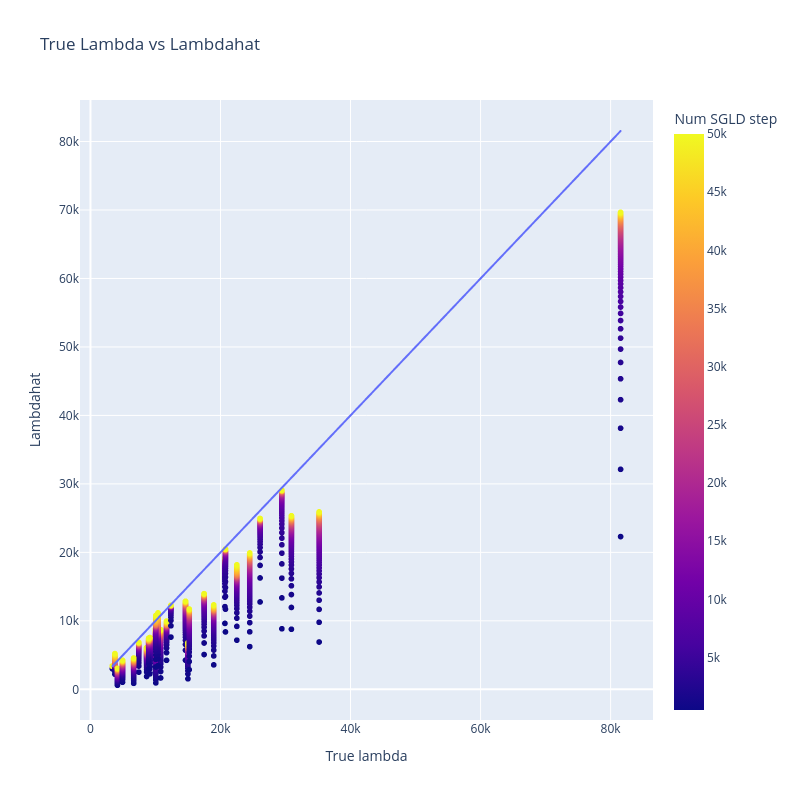

The code cell stored with this chart in its notebook:
### Markdown cell above
## Effects of `sgld_config.num_steps`

### Code cell
s = 500
burn_in = 0
sgld_num_steps = sample_doc["config"]["sgld_config"]["num_steps"]
n = sample_doc["config"]["num_training_data"]
data = []

# df = df_data[~np.isnan(df_data["lambdahat"])]
df = df_data

for i, row in df.iterrows():
    expt_id = row["_id"]
    trace = row["loss_trace"]
    init_loss = row["init_loss"]
    true_lambda = row["true_lambda"]
    for nstep in range(s + burn_in, sgld_num_steps + 1, s):
        nstep_lambdhat = (np.mean(trace[burn_in:nstep]) - init_loss) * n / np.log(n)
        data.append([expt_id, nstep, nstep_lambdhat, true_lambda])
df = pd.DataFrame(data, columns=["_id", "nstep", "lambdahat", "true_lambda"])

fig = px.scatter(
    df, 
    x="true_lambda", 
    y="lambdahat", 
    color="nstep",
    labels={
        "true_lambda": "True lambda",
        "lambdahat": "lambdahat",
        "nstep": "Num SGLD step"
    },
    title="True Lambda vs Lambdahat"
)

# Add the y=x line
sorted_true_lambda = sorted(df["true_lambda"])
fig.add_trace(
    px.line(
        x=sorted_true_lambda, 
        y=sorted_true_lambda
    ).data[0]
)

# Update the layout
fig.update_layout(
    xaxis_title="True lambda",
    yaxis_title="Lambdahat",
    legend_title="Legend",
    width=800,
    height=800, 
    # yaxis_type="log", 
    # xaxis_type="log",
)

### Figure 1 — Plotly figure (JSON) as saved in the notebook; plotly's stock layout.template omitted (floating-point values rounded to 4 significant figures; data arrays with more than 128 entries replaced by an {"elided": "..."} marker saying what was removed)
{"data": [{"hovertemplate": "True lambda=%{x}<br>lambdahat=%{y}<br>Num SGLD step=%{marker.color}<extra></extra>", "legendgroup": "", "marker": {"color": {"elided": "3000 int values"}, "coloraxis": "coloraxis", "symbol": "circle"}, "mode": "markers", "name": "", "showlegend": false, "type": "scattergl", "x": {"elided": "3000 float values"}, "xaxis": "x", "y": {"elided": "3000 float values"}, "yaxis": "y"}, {"hovertemplate": "x=%{x}<br>y=%{y}<extra></extra>", "legendgroup": "", "line": {"color": "#636efa", "dash": "solid"}, "marker": {"symbol": "circle"}, "mode": "lines", "name": "", "showlegend": false, "type": "scattergl", "x": {"elided": "3000 float values"}, "xaxis": "x", "y": {"elided": "3000 float values"}, "yaxis": "y"}], "layout": {"coloraxis": {"colorbar": {"title": {"text": "Num SGLD step"}}, "colorscale": [[0, "#0d0887"], [0.1111, "#46039f"], [0.2222, "#7201a8"], [0.3333, "#9c179e"], [0.4444, "#bd3786"], [0.5556, "#d8576b"], [0.6667, "#ed7953"], [0.7778, "#fb9f3a"], [0.8889, "#fdca26"], [1, "#f0f921"]]}, "height": 800, "legend": {"title": {"text": "Legend"}, "tracegroupgap": 0}, "title": {"text": "True Lambda vs Lambdahat"}, "width": 800, "xaxis": {"anchor": "y", "domain": [0, 1], "title": {"text": "True lambda"}}, "yaxis": {"anchor": "x", "domain": [0, 1], "title": {"text": "Lambdahat"}}}}
